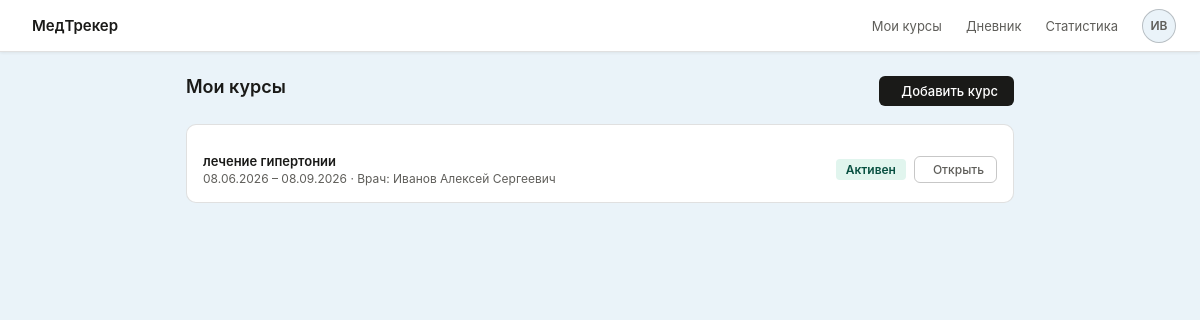
/patient/courses (signed in), run on the app's committed database.
### app/models/models.py (models this page shows, shortened)
class User(UserMixin, db.Model):
    __tablename__ = 'user'
    id = db.Column(db.Integer, primary_key=True, autoincrement=True)
    username = db.Column(db.String(50), nullable=False, unique=True)
    email = db.Column(db.String(100), nullable=False, unique=True)
    password_hash = db.Column(db.String(255), nullable=False)
    role = db.Column(db.String(10), nullable=False)
    full_name = db.Column(db.String(100), nullable=False)
    created_at = db.Column(db.DateTime, default=datetime.utcnow, nullable=False)
    assigned_courses = db.relationship(
        'Course',
        foreign_keys='Course.doctor_id',
        backref=db.backref('doctor', lazy='joined'),
        lazy='dynamic'
    )
    patient_courses = db.relationship(
        'Course',
        foreign_keys='Course.patient_id',
        backref=db.backref('patient', lazy='joined'),
        lazy='dynamic'
    )
    intake_logs = db.relationship('IntakeLog', backref='patient_user', lazy='dynamic')
    def is_patient(self):
        return self.role == 'patient'

class Course(db.Model):
    __tablename__ = 'course'
    id = db.Column(db.Integer, primary_key=True, autoincrement=True)
    doctor_id = db.Column(
        db.Integer,
        db.ForeignKey('user.id', ondelete='SET NULL'),
        nullable=True
    )
    patient_id = db.Column(
        db.Integer,
        db.ForeignKey('user.id', ondelete='CASCADE'),
        nullable=False
    )
    title = db.Column(db.String(150), nullable=False)
    start_date = db.Column(db.Date, nullable=False)
    end_date = db.Column(db.Date, nullable=False)
    status = db.Column(db.String(20), nullable=False, default='active')
    goal = db.Column(db.Text, nullable=True)
    doctor_comment = db.Column(db.Text, nullable=True)
    created_at = db.Column(db.DateTime, default=datetime.utcnow, nullable=False)
    items = db.relationship(
        'CourseItem',
        backref='course',
        lazy='dynamic',
        cascade='all, delete-orphan'
    )

### app/routes/patient.py (the view)
@patient_bp.route('/courses')
@login_required
@patient_required
def courses():
    all_courses = (Course.query
                   .filter_by(patient_id=current_user.id)
                   .order_by(Course.created_at.desc())
                   .all())
    return render_template('patient/courses.html', courses=all_courses)

### app/routes/patient.py (called while the page is built)
def patient_required(f):
    from functools import wraps
    @wraps(f)
    def decorated(*args, **kwargs):
        if not current_user.is_authenticated or not current_user.is_patient():
            abort(403)
        return f(*args, **kwargs)
    return decorated

### app/templates/patient/courses.html (shortened to what this page needs)
{% extends "shared/base.html" %}
{% block content %}
<div class="page-wrapper">
  <div class="page-header">
    <div class="page-title">Мои курсы</div>
    <a href="{{ url_for('patient.add_course') }}" class="btn btn-primary">
       Добавить курс
    </a>
  </div>
  <div class="card">
    {% if courses %}
      {% for course in courses %}
      <div class="list-row">
        <div class="list-row-left">
          <div>
            <div class="row-title">{{ course.title }}</div>
            <div class="row-sub">
              {{ course.start_date.strftime('%d.%m.%Y') }} – {{ course.end_date.strftime('%d.%m.%Y') }}
              {% if course.doctor %}
                · Врач: {{ course.doctor.full_name }}
              {% else %}
                · Самостоятельно
              {% endif %}
            </div>
          </div>
        </div>
        <div class="list-row-right">
          <span class="tag tag-{% if course.status == 'active' %}ok{% else %}gray{% endif %}">
            {% if course.status == 'active' %}Активен{% else %}Завершён{% endif %}
          </span>
          <a href="{{ url_for('patient.course_detail', course_id=course.id) }}"
             class="btn btn-secondary btn-sm">
             Открыть
          </a>
        </div>
      </div>
      {% endfor %}
    {% else %}
      <div class="empty-state">
        <i class="ti ti-pill"></i>
        <p>Курсов пока нет. <a href="{{ url_for('patient.add_course') }}">Добавить первый</a></p>
      </div>
    {% endif %}
  </div>
</div>
{% endblock %}

### app/templates/shared/base.html (shortened to what this page needs)
<!DOCTYPE html>
<html lang="ru">
<head>
<link rel="stylesheet" href="https://cdn.jsdelivr.net/npm/@tabler/icons-webfont@2.44.0/tabler-icons.min.css">
<link rel="stylesheet" href="{{ url_for('static', filename='css/main.css') }}">
</head>
<body>
{% if current_user.is_authenticated %}
<nav class="navbar">
  <a class="navbar-brand" href="{{ url_for('auth.index') }}">
    МедТрекер
  </a>
  <div class="navbar-nav">
    {% if current_user.is_patient() %}
      <a class="nav-link {% if request.blueprint == 'patient' and 'dashboard' in request.endpoint %}active{% endif %}"
         href="{{ url_for('patient.dashboard') }}">Мои курсы</a>
      <a class="nav-link {% if 'diary' in request.endpoint %}active{% endif %}"
         href="{{ url_for('patient.diary') }}">Дневник</a>
      <a class="nav-link {% if 'statistics' in request.endpoint %}active{% endif %}"
         href="{{ url_for('patient.statistics') }}">Статистика</a>
    {% endif %}
    <div style="position:relative">
      <a class="avatar-btn" href="{{ url_for('auth.logout') }}" title="Выйти из системы">
        {{ current_user.full_name[:2].upper() }}
      </a>
    </div>
  </div>
</nav>
{% endif %}
<div id="pageContent">
{% block content %}{% endblock %}
</div>
</body>
</html>

### app/static/css/main.css (style rules this page uses)
:root { --color-bg-primary: #ffffff; --color-bg-secondary: #eaf3f9; --color-bg-tertiary: #eeede9; --color-text-primary: #1a1a18; --color-text-secondary:#5f5e5a; --color-text-tertiary: #9c9a92; --color-border-light: rgba(0,0,0,0.12); --color-border-mid: rgba(0,0,0,0.22); --color-border-strong: rgba(0,0,0,0.35); --color-ok-bg: #E1F5EE; --color-ok-text: #085041; --color-warn-bg: #FAEEDA; --color-warn-text:#633806; --color-bad-bg: #FCEBEB; --color-bad-text: #791F1F; --color-info-bg: #EEF2FF; --color-info-text:#3730A3; --color-info-border:#C7D2FE; --radius-sm: 6px; --radius-md: 8px; --radius-lg: 10px; --shadow-sm: 0 1px 3px rgba(0,0,0,0.07); }
*, *::before, *::after { box-sizing: border-box; margin: 0; padding: 0; }
body { font-family: -apple-system, BlinkMacSystemFont, 'Segoe UI', Roboto, sans-serif; background: var(--color-bg-secondary); color: var(--color-text-primary); font-size: 14px; min-height: 100vh; }
a { color: inherit; text-decoration: none; }
.navbar { background: var(--color-bg-primary); border-bottom: 0.5px solid var(--color-border-light); padding: 0 24px; height: 52px; display: flex; align-items: center; justify-content: space-between; position: sticky; top: 0; z-index: 100; box-shadow: var(--shadow-sm); }
.navbar-brand { display: flex; align-items: center; gap: 8px; font-size: 15px; font-weight: 600; color: var(--color-text-primary); }
.navbar-nav { display: flex; align-items: center; gap: 24px; }
.nav-link { font-size: 13px; color: var(--color-text-secondary); transition: color .15s; }
.avatar-btn { width: 34px; height: 34px; border-radius: 50%; background: var(--color-bg-secondary); border: 0.5px solid var(--color-border-mid); display: flex; align-items: center; justify-content: center; font-size: 12px; font-weight: 600; color: var(--color-text-secondary); cursor: pointer; position: relative; }
.page-wrapper { max-width: 860px; margin: 0 auto; padding: 24px 16px 48px; }
.page-header { display: flex; align-items: flex-start; justify-content: space-between; margin-bottom: 18px; }
.page-title { font-size: 18px; font-weight: 600; }
.card { background: var(--color-bg-primary); border: 0.5px solid var(--color-border-light); border-radius: var(--radius-lg); padding: 16px; margin-bottom: 12px; }
.list-row { display: flex; align-items: center; justify-content: space-between; padding: 12px 0; border-bottom: 0.5px solid var(--color-border-light); gap: 10px; }
.list-row:last-child { border-bottom: none; padding-bottom: 0; }
.list-row-left { display: flex; align-items: center; gap: 12px; flex: 1; min-width: 0; }
.list-row-right { display: flex; align-items: center; gap: 8px; flex-shrink: 0; }
.row-title { font-size: 13px; font-weight: 600; }
.row-sub { font-size: 12px; color: var(--color-text-secondary); margin-top: 2px; }
.tag { display: inline-flex; align-items: center; border-radius: 4px; padding: 3px 10px; font-size: 12px; font-weight: 600; white-space: nowrap; }
.tag-ok { background: var(--color-ok-bg); color: var(--color-ok-text); }
.btn { display: inline-flex; align-items: center; gap: 6px; border-radius: var(--radius-sm); font-size: 13px; font-weight: 500; padding: 7px 16px; cursor: pointer; white-space: nowrap; transition: opacity .15s; border: none; }
.btn-primary { background: var(--color-text-primary); color: var(--color-bg-primary); }
.btn-secondary { background: transparent; color: var(--color-text-secondary); border: 0.5px solid var(--color-border-mid) !important; }
.btn-sm { padding: 5px 12px; font-size: 12px; }

### data on the page
User: full_name "ИВ"
Course: title "лечение гипертонии", start_date "08.06.2026", end_date "08.09.2026", doctor.full_name "Иванов Алексей Сергеевич", status "Активен"
